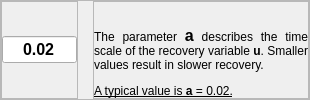
                        <widget class="QFrame" name="a_Izhik_frame">
                         <property name="frameShape">
                          <enum>QFrame::StyledPanel</enum>
                         </property>
                         <property name="frameShadow">
                          <enum>QFrame::Raised</enum>
                         </property>
                         <layout class="QHBoxLayout" name="horizontalLayout_18">
                          <property name="spacing">
                           <number>15</number>
                          </property>
                          <property name="leftMargin">
                           <number>0</number>
                          </property>
                          <property name="topMargin">
                           <number>0</number>
                          </property>
                          <property name="rightMargin">
                           <number>0</number>
                          </property>
                          <property name="bottomMargin">
                           <number>0</number>
                          </property>
                          <item alignment="Qt::AlignLeft">
                           <widget class="QFrame" name="a_value_frame">
                            <property name="frameShape">
                             <enum>QFrame::StyledPanel</enum>
                            </property>
                            <property name="frameShadow">
                             <enum>QFrame::Raised</enum>
                            </property>
                            <layout class="QHBoxLayout" name="horizontalLayout_20">
                             <property name="spacing">
                              <number>0</number>
                             </property>
                             <property name="leftMargin">
                              <number>0</number>
                             </property>
                             <property name="topMargin">
                              <number>0</number>
                             </property>
                             <property name="rightMargin">
                              <number>0</number>
                             </property>
                             <property name="bottomMargin">
                              <number>0</number>
                             </property>
                             <item>
                              <widget class="QLineEdit" name="a_value">
                               <property name="sizePolicy">
                                <sizepolicy hsizetype="Fixed" vsizetype="Fixed">
                                 <horstretch>0</horstretch>
                                 <verstretch>0</verstretch>
                                </sizepolicy>
                               </property>
                               <property name="minimumSize">
                                <size>
                                 <width>75</width>
                                 <height>0</height>
                                </size>
                               </property>
                               <property name="maximumSize">
                                <size>
                                 <width>50</width>
                                 <height>16777215</height>
                                </size>
                               </property>
                               <property name="font">
                                <font>
                                 <pointsize>12</pointsize>
                                 <bold>true</bold>
                                </font>
                               </property>
                               <property name="styleSheet">
                                <string notr="true"/>
                               </property>
                               <property name="text">
                                <string>0.02</string>
                               </property>
                               <property name="frame">
                                <bool>true</bool>
                               </property>
                               <property name="alignment">
                                <set>Qt::AlignCenter</set>
                               </property>
                              </widget>
                             </item>
                            </layout>
                           </widget>
                          </item>
                          <item>
                           <widget class="QFrame" name="a_text_frame">
                            <property name="frameShape">
                             <enum>QFrame::StyledPanel</enum>
                            </property>
                            <property name="frameShadow">
                             <enum>QFrame::Raised</enum>
                            </property>
                            <layout class="QHBoxLayout" name="horizontalLayout_19">
                             <property name="spacing">
                              <number>0</number>
                             </property>
                             <property name="leftMargin">
                              <number>0</number>
                             </property>
                             <property name="topMargin">
                              <number>0</number>
                             </property>
                             <property name="rightMargin">
                              <number>0</number>
                             </property>
                             <property name="bottomMargin">
                              <number>0</number>
                             </property>
                             <item>
                              <widget class="QLabel" name="a_text">
                               <property name="sizePolicy">
                                <sizepolicy hsizetype="Expanding" vsizetype="Preferred">
                                 <horstretch>0</horstretch>
                                 <verstretch>0</verstretch>
                                </sizepolicy>
                               </property>
                               <property name="text">
                                <string>&lt;html&gt;&lt;head/&gt;&lt;body&gt;&lt;p&gt;&lt;span style=&quot; font-size:9pt;&quot;&gt;The parameter &lt;/span&gt;&lt;span style=&quot; font-size:12pt; font-weight:600;&quot;&gt;a&lt;/span&gt;&lt;span style=&quot; font-size:9pt;&quot;&gt; describes the time scale of the recovery variable &lt;/span&gt;&lt;span style=&quot; font-size:9pt; font-weight:600;&quot;&gt;u&lt;/span&gt;&lt;span style=&quot; font-size:9pt;&quot;&gt;. Smaller values result in slower recovery. &lt;/span&gt;&lt;/p&gt;&lt;p&gt;&lt;span style=&quot; font-size:9pt; text-decoration: underline;&quot;&gt;A typical value is &lt;/span&gt;&lt;span style=&quot; font-size:9pt; font-weight:600; text-decoration: underline;&quot;&gt;a&lt;/span&gt;&lt;span style=&quot; font-size:9pt; text-decoration: underline;&quot;&gt; = 0.02.&lt;/span&gt;&lt;/p&gt;&lt;/body&gt;&lt;/html&gt;</string>
                               </property>
                               <property name="scaledContents">
                                <bool>false</bool>
                               </property>
                               <property name="alignment">
                                <set>Qt::AlignBottom|Qt::AlignJustify</set>
                               </property>
                               <property name="wordWrap">
                                <bool>true</bool>
                               </property>
                              </widget>
                             </item>
                            </layout>
                           </widget>
                          </item>
                         </layout>
                        </widget>
